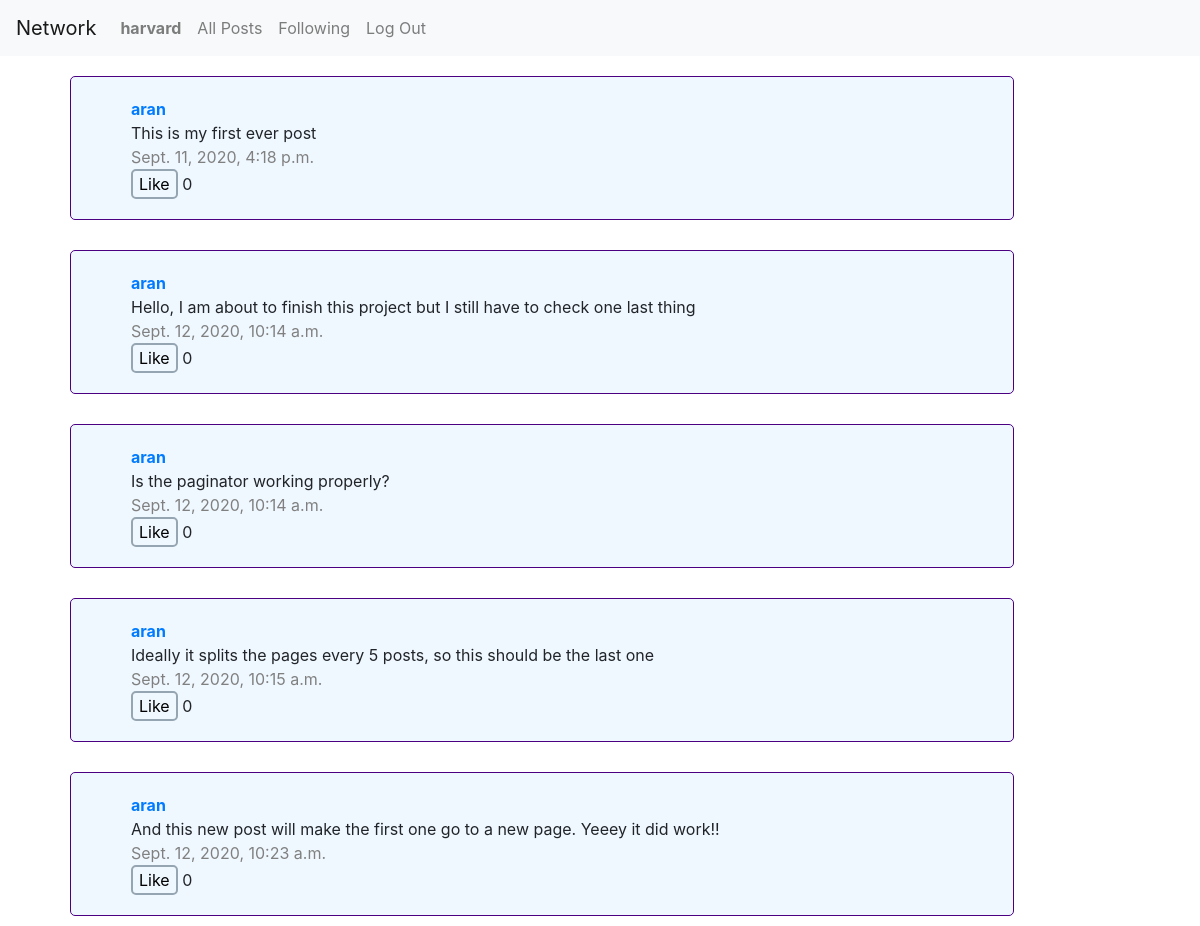
Screenshot of /following (signed in) with the database file from the repository.
### network/models.py (models this page shows, shortened)
class User(AbstractUser):
    followers = models.ManyToManyField("User", related_name="user_followers")
    following = models.ManyToManyField("User", related_name="user_following")
    posts = models.ManyToManyField("Post", related_name="user_posts")
    def following_list(self):
        return [user.username for user in self.following.all()]
    def get_posts(self):
        return self.posts.all()

class Post(models.Model):
    author = models.CharField(max_length=60)
    text = models.CharField(max_length=280)
    timestamp = models.DateTimeField(auto_now_add=True)
    like = models.IntegerField()

### network/views.py (the view)
# urls.py: path("following", views.following, name="following"),
def following(request):
    all_posts = Post.objects.none()
    user_following = User.objects.get(username=request.user.username).following_list()
    for user in user_following:
        user_posts = User.objects.get(username=user).get_posts()
        all_posts |= user_posts
    paginator = Paginator(all_posts, 5)
    page_number = request.GET.get('page')
    page = paginator.get_page(page_number)
    return render(request, "network/index.html", {
        "page": page,
        "type": "hidden"
    })

### network/templates/network/index.html (shortened to what this page needs)
{% extends "network/layout.html" %}
{% block body %}
    <div id="feed">
        {% for post in page %}
        <div style="padding: 10px;">
				<div class="container post_box">
				    <a href="{% url 'profile' username=post.author %}"><strong>{{ post.author }}</strong></a><br>
				    <span id="content{{post.id}}">{{ post.text }}</span>
                    {% if user.username == post.author %}
						    <form id="edit_form{{post.id}}" action="javascript:void(0);" onsubmit="edit_text('{{post.id}}')">
								{% csrf_token %}
								<textarea id="edit_area{{post.id}}" style="display: none;"></textarea>
								<input id="edit_button{{post.id}}" type="submit" value="Edit">
				    			<input id="save_button{{post.id}}" type="hidden" value="Save">
							</form>
				    {% else %}
				    	<br>
				    {% endif %}
				    <span class="time">{{ post.timestamp }}</span><br>
					<button id="like_button{{post.id}}" onclick="like_function('{{post.id}}')">Like</button>
					<span id="likes{{post.id}}" > {{ post.like }} </span>
				</div>
			</div>
        {% endfor %}
    </div>
{% endblock %}

### network/templates/network/layout.html (shortened to what this page needs)
{% load static %}
<!DOCTYPE html>
<html lang="en">
    <head>
        <link rel="stylesheet" href="https://stackpath.bootstrapcdn.com/bootstrap/4.4.1/css/bootstrap.min.css">
        <link href="{% static 'network/styles.css' %}" rel="stylesheet">
    </head>
    <body>
        <nav class="navbar navbar-expand-lg navbar-light bg-light">
            <a class="navbar-brand" href="{% url 'index' %}">Network</a>
            <div>
              <ul class="navbar-nav mr-auto">
                {% if user.is_authenticated %}
                    <li class="nav-item">
                        <a class="nav-link" href="{% url 'profile' username=user.username %}"><strong id="login_user">{{ user.username }}</strong></a>
                    </li>
                {% endif %}
                <li class="nav-item">
                  <a class="nav-link" href="{% url 'index' %}">All Posts</a>
                </li>
                {% if user.is_authenticated %}
                    <li class="nav-item">
                        <a class="nav-link" href="{% url 'following' %}">Following</a>
                    </li>
                    <li class="nav-item">
                        <a class="nav-link" href="{% url 'logout' %}">Log Out</a>
                    </li>
                {% endif %}
              </ul>
            </div>
          </nav>
        <div class="body">
            {% block body %}
            {% endblock %}
        </div>
    </body>
</html>

### network/static/network/styles.css (style rules this page uses)
.post_box { width: 80%; padding: 20px; padding-left: 60px; border: 1px solid indigo; margin-left: 60px; margin-top: 10px; background-color:aliceblue; border-radius: 5px; }
button { width: auto; background-color: transparent; border: 2px solid #96a5b2; border-radius: 5px; }
.time { color: gray; }

### rows the page displays
User: username "harvard"
Post: author "aran", text "This is my first ever post", timestamp "Sept. 11, 2020, 4:18 p.m.", like "0"
Post: author "aran", text "Hello, I am about to finish this project but I still have to check one last thing", timestamp "Sept. 12, 2020, 10:14 a.m.", like "0"
Post: author "aran", text "Is the paginator working properly?", timestamp "Sept. 12, 2020, 10:14 a.m.", like "0"
Post: author "aran", text "Ideally it splits the pages every 5 posts, so this should be the last one", timestamp "Sept. 12, 2020, 10:15 a.m.", like "0"
Post: author "aran", text "And this new post will make the first one go to a new page. Yeeey it did work!!", timestamp "Sept. 12, 2020, 10:23 a.m.", like "0"
